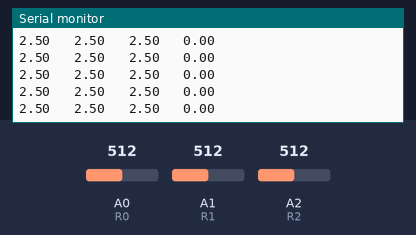
The sketch below on a simulated Arduino Uno, built with avr-gcc and run on an emulated ATmega328P. Parts: the last lines printed to the serial monitor. The test bench sets the inputs (shaded band); at power-on: A0 (R0) = 512, A1 (R1) = 512, A2 (R2) = 512.

Above: at 1.2 s.
1.3 s: A0 (R0) set to 716
At 1.57 s:
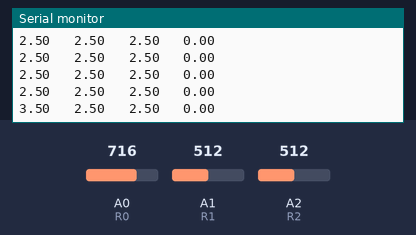
2.8 s: A1 (R1) set to 716
At 2.98 s:
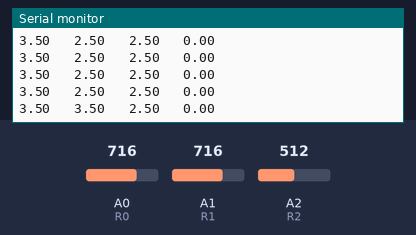
4.3 s: A2 (R2) set to 716
At 4.4 s:
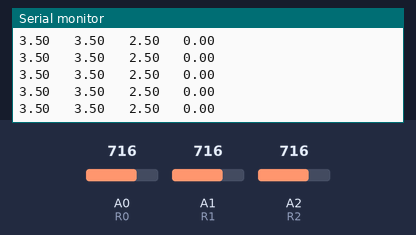
5.8 s: A0 (R0) set to 900
At 5.81 s:
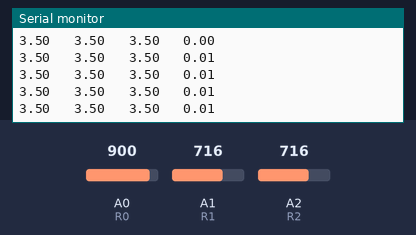
7.3 s: A1 (R1) set to 900
At 7.42 s:
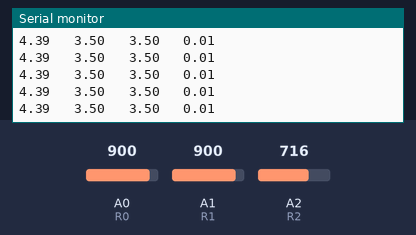
10.3 s: A2 (R2) set to 900
At 10.45 s:
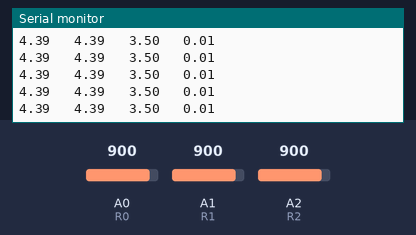
Timing chart, 0 to 12.8 s (numbered marks = the images above; inputs shaded):
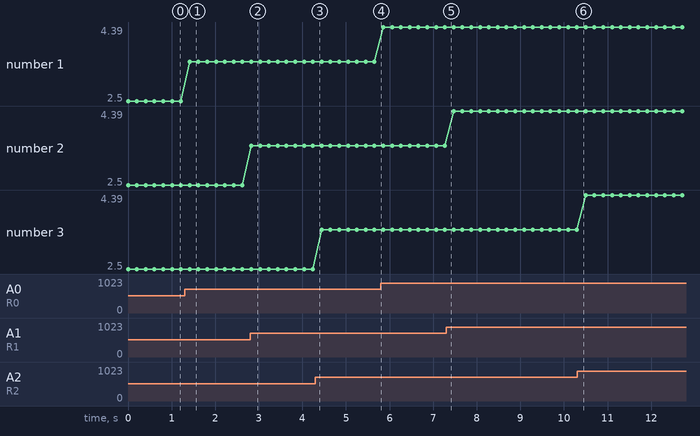

Measured:
- after the input at 1.3 s, the serial monitor: prints a new line after 0.11 s (image 1)
- after the input at 2.8 s, the serial monitor: prints a new line at once (image 2)
- plotted number 1: 2.5 → 3.5 after the input at 1.3 s, 3.5 → 4.39 after the input at 5.8 s

The sketch:

Photoread.ino
```cpp
//Tunde Ade/20
//22.07.20 rev 01/03/21

int R0 = 0,R1 = 1,R2 = 2;
float V,V1,V2,vx =5.0 ;


void setup()
{
  Serial.begin(9600);
}

void loop()
{
  V =vx/1024*analogRead(R0);
  V1 =vx/1024*analogRead(R1);
  V2 =vx/1024*analogRead(R2);
  Serial.print(V);Serial.print(" \t");
  Serial.print(V1);Serial.print(" \t");
  Serial.print(V2);Serial.print(" \t");
  Serial.println(millis()/1000000.0);
  delay(200);
}
```
